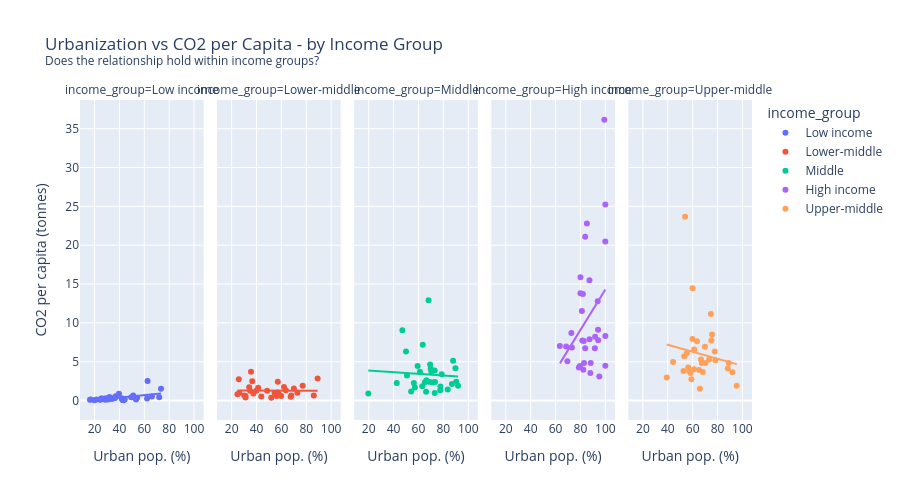
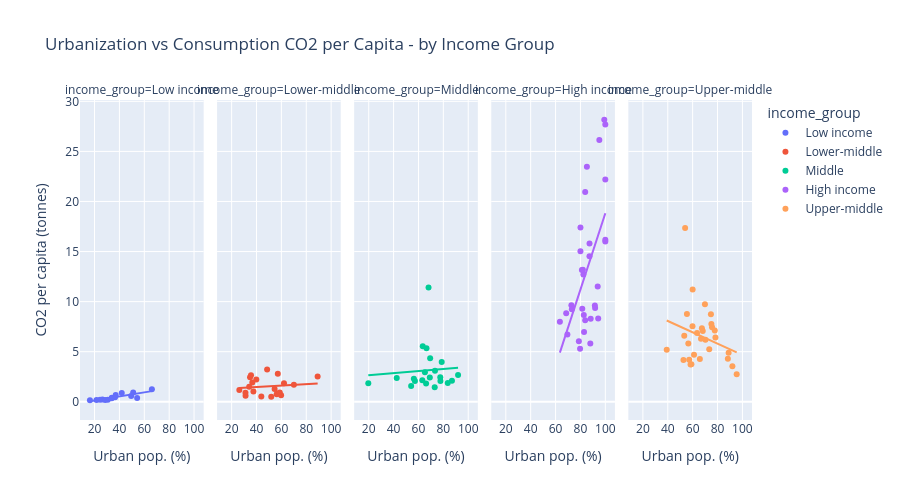

Source (notebook cell) for these figures, in order:
### Code cell
# Finding urbanization-CO2 link

# Split into income groups by GDP per capita
latest['income_group'] = pd.qcut(
    latest['gdp_per_capita'],
    q=5,
    labels=['Low income', 'Lower-middle', 'Middle', 'Upper-middle', 'High income']
)
latest = latest.dropna(subset=['income_group'])
fig = px.scatter(
    latest,
    x='urban_population_pct',
    y='co2_per_capita',
    color='income_group',
    hover_name='country',
    facet_col='income_group',
    trendline='ols',
    title='Urbanization vs CO2 per Capita - by Income Group<br>'
          '<sup>Does the relationship hold within income groups?</sup>',
    labels={
        'urban_population_pct': 'Urban pop. (%)',
        'co2_per_capita': 'CO2 per capita (tonnes)'
    },
    height=500
)
fig.show()

# Second chart with consumption co2
latest['income_group'] = pd.qcut(
    latest['gdp_per_capita'],
    q=5,
    labels=['Low income', 'Lower-middle', 'Middle', 'Upper-middle', 'High income']
)
latest = latest.dropna(subset=['income_group'])
fig = px.scatter(
    latest,
    x='urban_population_pct',
    y='consumption_co2_per_capita',
    color='income_group',
    hover_name='country',
    facet_col='income_group',
    trendline='ols',
    title='Urbanization vs Consumption CO2 per Capita - by Income Group<br>',
    labels={
        'urban_population_pct': 'Urban pop. (%)',
        'consumption_co2_per_capita': 'CO2 per capita (tonnes)'
    },
    height=500
)
fig.show()

# Correlation within each income group
print("Correlation (urban_pct vs co2_per_capita) by income group:")
for group in latest['income_group'].cat.categories:
    subset = latest[latest['income_group'] == group]
    corr = subset['urban_population_pct'].corr(subset['co2_per_capita'])
    print(f"  {group}: {corr:.3f} (n={len(subset)})")

# Correlation within each income group
print("\nCorrelation (urban_pct vs consumption_co2_per_capita) by income group:")
for group in latest['income_group'].cat.categories:
    subset = latest[latest['income_group'] == group]
    corr = subset['urban_population_pct'].corr(subset['consumption_co2_per_capita'])
    print(f"  {group}: {corr:.3f} (n={len(subset)})")

### Figure 1 — Plotly figure (JSON) as saved in the notebook; plotly's stock layout.template omitted (floating-point values rounded to 4 significant figures)
{"data": [{"hovertemplate": "<b>%{hovertext}</b><br><br>income_group=Low income<br>Urban pop. (%)=%{x}<br>CO2 per capita (tonnes)=%{y}<extra></extra>", "hovertext": ["Afghanistan", "Burundi", "Benin", "Burkina Faso", "Central African Republic", "Cameroon", "Democratic Republic of Congo", "Comoros", "Djibouti", "Ethiopia", "Guinea", "Gambia", "Guinea-Bissau", "Haiti", "Liberia", "Lesotho", "Madagascar", "Mali", "Mozambique", "Malawi", "Niger", "Nepal", "North Korea", "Rwanda", "Senegal", "Sierra Leone", "Syria", "Chad", "Togo", "Tanzania", "Uganda", "Yemen", "Zimbabwe"], "legendgroup": "Low income", "marker": {"color": "#636efa", "symbol": "circle"}, "mode": "markers", "name": "Low income", "orientation": "v", "showlegend": true, "type": "scatter", "x": [25.26, 19.93, 49.45, 26.36, 42.31, 54.26, 43.25, 32.06, 72.0, 21.63, 36.48, 62.21, 44.3, 52.63, 53.39, 39.63, 30.7, 29.02, 33.9, 16.3, 17.01, 66.11, 62.64, 24.5, 51.06, 43.21, 73.41, 24.73, 41.88, 33.85, 28.54, 35.7, 37.01], "xaxis": "x", "y": [0.285, 0.059, 0.424, 0.262, 0.066, 0.371, 0.045, 0.461, 0.419, 0.141, 0.331, 0.278, 0.155, 0.29, 0.151, 0.888, 0.131, 0.292, 0.206, 0.096, 0.128, 0.54, 2.509, 0.107, 0.644, 0.15, 1.537, 0.137, 0.317, 0.262, 0.125, 0.298, 0.547], "yaxis": "y"}, {"hovertemplate": "<b>OLS trendline</b><br>co2_per_capita = 0.0161556 * urban_population_pct + -0.265139<br>R<sup>2</sup>=0.280719<br><br>income_group=Low income<br>Urban pop. (%)=%{x}<br>CO2 per capita (tonnes)=%{y} <b>(trend)</b><extra></extra>", "legendgroup": "Low income", "marker": {"color": "#636efa", "symbol": "circle"}, "mode": "lines", "name": "Low income", "showlegend": false, "type": "scatter", "x": [16.3, 17.01, 19.93, 21.63, 24.5, 24.73, 25.26, 26.36, 28.54, 29.02, 30.7, 32.06, 33.85, 33.9, 35.7, 36.48, 37.01, 39.63, 41.88, 42.31, 43.21, 43.25, 44.3, 49.45, 51.06, 52.63, 53.39, 54.26, 62.21, 62.64, 66.11, 72.0, 73.41], "xaxis": "x", "y": [-0.001865, 0.009637, 0.05686, 0.08424, 0.1307, 0.1345, 0.143, 0.1607, 0.1959, 0.2037, 0.2309, 0.2529, 0.2818, 0.2826, 0.3117, 0.3242, 0.3328, 0.3752, 0.4114, 0.4183, 0.433, 0.4336, 0.4506, 0.5337, 0.5597, 0.5851, 0.5974, 0.6114, 0.7398, 0.7468, 0.8028, 0.898, 0.9209], "yaxis": "y"}, {"hovertemplate": "<b>%{hovertext}</b><br><br>income_group=Lower-middle<br>Urban pop. (%)=%{x}<br>CO2 per capita (tonnes)=%{y}<extra></extra>", "hovertext": ["Angola", "Bangladesh", "Bolivia", "Cote d'Ivoire", "Congo", "Cape Verde", "Cuba", "Ghana", "Guatemala", "Honduras", "India", "Jamaica", "Kenya", "Kyrgyzstan", "Cambodia", "Laos", "Saint Lucia", "Morocco", "Moldova", "Myanmar", "Mauritania", "Namibia", "Nigeria", "Nicaragua", "Pakistan", "Palestine", "Sao Tome and Principe", "Eswatini", "Tajikistan", "Venezuela", "Vietnam", "Zambia"], "legendgroup": "Lower-middle", "marker": {"color": "#EF553B", "symbol": "circle"}, "mode": "markers", "name": "Lower-middle", "orientation": "v", "showlegend": true, "type": "scatter", "x": [67.46, 31.12, 70.04, 51.84, 63.58, 72.88, 77.11, 56.22, 54.55, 56.87, 34.13, 57.11, 31.21, 34.82, 39.83, 36.62, 25.75, 62.09, 41.34, 30.16, 56.98, 48.55, 59.77, 58.7, 37.51, 86.07, 68.04, 24.67, 26.19, 89.14, 35.57, 43.86], "xaxis": "x2", "y": [0.495, 0.576, 1.55, 0.381, 1.335, 1.011, 1.904, 0.601, 0.988, 0.986, 1.727, 2.425, 0.383, 1.253, 1.255, 2.49, 2.734, 1.764, 1.666, 0.652, 1.039, 1.261, 0.584, 0.707, 0.917, 0.656, 0.657, 0.829, 0.967, 2.844, 3.697, 0.524], "yaxis": "y2"}, {"hovertemplate": "<b>OLS trendline</b><br>co2_per_capita = -0.000334393 * urban_population_pct + 1.29384<br>R<sup>2</sup>=0.000054<br><br>income_group=Lower-middle<br>Urban pop. (%)=%{x}<br>CO2 per capita (tonnes)=%{y} <b>(trend)</b><extra></extra>", "legendgroup": "Lower-middle", "marker": {"color": "#EF553B", "symbol": "circle"}, "mode": "lines", "name": "Lower-middle", "showlegend": false, "type": "scatter", "x": [24.67, 25.75, 26.19, 30.16, 31.12, 31.21, 34.13, 34.82, 35.57, 36.62, 37.51, 39.83, 41.34, 43.86, 48.55, 51.84, 54.55, 56.22, 56.87, 56.98, 57.11, 58.7, 59.77, 62.09, 63.58, 67.46, 68.04, 70.04, 72.88, 77.11, 86.07, 89.14], "xaxis": "x2", "y": [1.286, 1.285, 1.285, 1.284, 1.283, 1.283, 1.282, 1.282, 1.282, 1.282, 1.281, 1.281, 1.28, 1.279, 1.278, 1.277, 1.276, 1.275, 1.275, 1.275, 1.275, 1.274, 1.274, 1.273, 1.273, 1.271, 1.271, 1.27, 1.269, 1.268, 1.265, 1.264], "yaxis": "y2"}, {"hovertemplate": "<b>%{hovertext}</b><br><br>income_group=Middle<br>Urban pop. (%)=%{x}<br>CO2 per capita (tonnes)=%{y}<extra></extra>", "hovertext": ["Albania", "Armenia", "Bosnia and Herzegovina", "Brazil", "Barbados", "Botswana", "Colombia", "Costa Rica", "Dominica", "Dominican Republic", "Algeria", "Ecuador", "Egypt", "Gabon", "Equatorial Guinea", "Indonesia", "Iraq", "Jordan", "Lebanon", "Libya", "Sri Lanka", "Mexico", "North Macedonia", "Mongolia", "Peru", "Philippines", "Paraguay", "El Salvador", "Turkmenistan", "Tunisia", "Ukraine", "Uzbekistan", "South Africa"], "legendgroup": "Middle", "marker": {"color": "#00cc96", "symbol": "circle"}, "mode": "markers", "name": "Middle", "orientation": "v", "showlegend": true, "type": "scatter", "x": [57.14, 65.17, 49.97, 86.91, 59.3, 66.45, 77.64, 77.52, 71.85, 73.26, 73.05, 63.08, 42.52, 90.35, 70.39, 56.28, 69.87, 91.82, 89.73, 87.83, 19.66, 78.68, 61.16, 68.09, 83.53, 54.11, 66.12, 73.06, 47.05, 69.1, 69.38, 50.77, 63.44], "xaxis": "x3", "y": [1.694, 2.351, 6.314, 2.147, 4.457, 2.617, 1.823, 1.342, 2.331, 2.383, 3.886, 1.851, 2.253, 2.427, 3.722, 2.268, 4.086, 1.898, 4.155, 5.125, 0.905, 3.383, 3.729, 12.91, 1.438, 1.173, 1.127, 0.984, 9.051, 2.409, 4.635, 3.22, 7.188], "yaxis": "y3"}, {"hovertemplate": "<b>OLS trendline</b><br>co2_per_capita = -0.0105526 * urban_population_pct + 4.08339<br>R<sup>2</sup>=0.004177<br><br>income_group=Middle<br>Urban pop. (%)=%{x}<br>CO2 per capita (tonnes)=%{y} <b>(trend)</b><extra></extra>", "legendgroup": "Middle", "marker": {"color": "#00cc96", "symbol": "circle"}, "mode": "lines", "name": "Middle", "showlegend": false, "type": "scatter", "x": [19.66, 42.52, 47.05, 49.97, 50.77, 54.11, 56.28, 57.14, 59.3, 61.16, 63.08, 63.44, 65.17, 66.12, 66.45, 68.09, 69.1, 69.38, 69.87, 70.39, 71.85, 73.05, 73.06, 73.26, 77.52, 77.64, 78.68, 83.53, 86.91, 87.83, 89.73, 90.35, 91.82], "xaxis": "x3", "y": [3.876, 3.635, 3.587, 3.556, 3.548, 3.512, 3.49, 3.48, 3.458, 3.438, 3.418, 3.414, 3.396, 3.386, 3.382, 3.365, 3.354, 3.351, 3.346, 3.341, 3.325, 3.312, 3.312, 3.31, 3.265, 3.264, 3.253, 3.202, 3.166, 3.157, 3.137, 3.13, 3.114], "yaxis": "y3"}, {"hovertemplate": "<b>%{hovertext}</b><br><br>income_group=High income<br>Urban pop. (%)=%{x}<br>CO2 per capita (tonnes)=%{y}<extra></extra>", "hovertext": ["United Arab Emirates", "Australia", "Austria", "Belgium", "Bahrain", "Canada", "Switzerland", "Czechia", "Germany", "Denmark", "Spain", "Finland", "France", "United Kingdom", "Hong Kong", "Ireland", "Iceland", "Israel", "Italy", "Japan", "South Korea", "Kuwait", "Luxembourg", "Malta", "Netherlands", "Norway", "New Zealand", "Oman", "Qatar", "Saudi Arabia", "Singapore", "Sweden", "United States"], "legendgroup": "High income", "marker": {"color": "#ab63fa", "symbol": "circle"}, "mode": "markers", "name": "High income", "orientation": "v", "showlegend": true, "type": "scatter", "x": [85.2, 87.27, 68.54, 87.3, 100.0, 81.95, 82.34, 72.73, 81.47, 88.24, 79.7, 73.08, 78.71, 82.9, 100.0, 63.47, 94.14, 91.58, 69.52, 91.78, 81.18, 100.0, 93.86, 95.18, 94.25, 82.7, 83.81, 80.02, 99.16, 83.81, 100.0, 87.94, 80.0], "xaxis": "x4", "y": [22.78, 15.48, 6.97, 7.908, 25.24, 13.73, 3.975, 8.688, 7.739, 4.853, 4.441, 6.821, 4.272, 4.844, 4.474, 7.035, 9.107, 6.737, 5.051, 8.213, 11.52, 20.48, 12.8, 3.089, 7.766, 7.673, 6.728, 15.89, 36.15, 21.09, 8.309, 3.537, 13.82], "yaxis": "y4"}, {"hovertemplate": "<b>OLS trendline</b><br>co2_per_capita = 0.259923 * urban_population_pct + -11.7048<br>R<sup>2</sup>=0.113839<br><br>income_group=High income<br>Urban pop. (%)=%{x}<br>CO2 per capita (tonnes)=%{y} <b>(trend)</b><extra></extra>", "legendgroup": "High income", "marker": {"color": "#ab63fa", "symbol": "circle"}, "mode": "lines", "name": "High income", "showlegend": false, "type": "scatter", "x": [63.47, 68.54, 69.52, 72.73, 73.08, 78.71, 79.7, 80.0, 80.02, 81.18, 81.47, 81.95, 82.34, 82.7, 82.9, 83.81, 83.81, 85.2, 87.27, 87.3, 87.94, 88.24, 91.58, 91.78, 93.86, 94.14, 94.25, 95.18, 99.16, 100.0, 100.0, 100.0, 100.0], "xaxis": "x4", "y": [4.793, 6.111, 6.365, 7.198, 7.292, 8.754, 9.01, 9.088, 9.094, 9.395, 9.471, 9.596, 9.698, 9.792, 9.843, 10.08, 10.08, 10.44, 10.98, 10.99, 11.15, 11.23, 12.1, 12.15, 12.69, 12.76, 12.79, 13.04, 14.07, 14.29, 14.29, 14.29, 14.29], "yaxis": "y4"}, {"hovertemplate": "<b>%{hovertext}</b><br><br>income_group=Upper-middle<br>Urban pop. (%)=%{x}<br>CO2 per capita (tonnes)=%{y}<extra></extra>", "hovertext": ["Argentina", "Azerbaijan", "Bulgaria", "Belarus", "Chile", "China", "Cyprus", "Estonia", "Georgia", "Greece", "Croatia", "Hungary", "Iran", "Kazakhstan", "Lithuania", "Latvia", "Montenegro", "Mauritius", "Malaysia", "Panama", "Poland", "Portugal", "Romania", "Russia", "Serbia", "Slovakia", "Slovenia", "Seychelles", "Thailand", "Trinidad and Tobago", "Turkey", "Uruguay"], "legendgroup": "Upper-middle", "marker": {"color": "#FFA15A", "symbol": "circle"}, "mode": "markers", "name": "Upper-middle", "orientation": "v", "showlegend": true, "type": "scatter", "x": [91.94, 58.29, 73.32, 77.79, 88.3, 63.52, 66.72, 69.88, 59.0, 78.31, 56.53, 70.29, 75.6, 59.99, 67.43, 68.12, 65.25, 39.16, 75.05, 65.79, 59.87, 61.1, 52.61, 74.69, 61.22, 53.25, 55.38, 44.29, 57.24, 53.94, 88.93, 95.4], "xaxis": "x5", "y": [3.643, 3.559, 5.274, 6.323, 4.139, 7.641, 5.301, 6.918, 2.734, 5.194, 4.267, 4.832, 8.499, 14.46, 4.829, 3.682, 3.954, 2.961, 7.736, 1.527, 7.914, 4.025, 3.813, 11.15, 6.566, 5.715, 6.123, 4.965, 3.796, 23.66, 4.836, 1.906], "yaxis": "y5"}, {"hovertemplate": "<b>OLS trendline</b><br>co2_per_capita = -0.0450522 * urban_population_pct + 8.99458<br>R<sup>2</sup>=0.020541<br><br>income_group=Upper-middle<br>Urban pop. (%)=%{x}<br>CO2 per capita (tonnes)=%{y} <b>(trend)</b><extra></extra>", "legendgroup": "Upper-middle", "marker": {"color": "#FFA15A", "symbol": "circle"}, "mode": "lines", "name": "Upper-middle", "showlegend": false, "type": "scatter", "x": [39.16, 44.29, 52.61, 53.25, 53.94, 55.38, 56.53, 57.24, 58.29, 59.0, 59.87, 59.99, 61.1, 61.22, 63.52, 65.25, 65.79, 66.72, 67.43, 68.12, 69.88, 70.29, 73.32, 74.69, 75.05, 75.6, 77.79, 78.31, 88.3, 88.93, 91.94, 95.4], "xaxis": "x5", "y": [7.23, 6.999, 6.624, 6.596, 6.565, 6.499, 6.448, 6.416, 6.368, 6.337, 6.297, 6.292, 6.242, 6.236, 6.133, 6.055, 6.031, 5.989, 5.957, 5.926, 5.846, 5.828, 5.691, 5.629, 5.613, 5.589, 5.49, 5.467, 5.017, 4.988, 4.852, 4.697], "yaxis": "y5"}], "layout": {"annotations": [{"font": {}, "showarrow": false, "text": "income_group=Low income", "x": 0.092, "xanchor": "center", "xref": "paper", "y": 1, "yanchor": "bottom", "yref": "paper"}, {"font": {}, "showarrow": false, "text": "income_group=Lower-middle", "x": 0.296, "xanchor": "center", "xref": "paper", "y": 1, "yanchor": "bottom", "yref": "paper"}, {"font": {}, "showarrow": false, "text": "income_group=Middle", "x": 0.5, "xanchor": "center", "xref": "paper", "y": 1, "yanchor": "bottom", "yref": "paper"}, {"font": {}, "showarrow": false, "text": "income_group=High income", "x": 0.704, "xanchor": "center", "xref": "paper", "y": 1, "yanchor": "bottom", "yref": "paper"}, {"font": {}, "showarrow": false, "text": "income_group=Upper-middle", "x": 0.908, "xanchor": "center", "xref": "paper", "y": 1, "yanchor": "bottom", "yref": "paper"}], "height": 500, "legend": {"title": {"text": "income_group"}, "tracegroupgap": 0}, "title": {"text": "Urbanization vs CO2 per Capita - by Income Group<br><sup>Does the relationship hold within income groups?</sup>"}, "xaxis": {"anchor": "y", "domain": [0, 0.184], "title": {"text": "Urban pop. (%)"}}, "xaxis2": {"anchor": "y2", "domain": [0.204, 0.388], "matches": "x", "title": {"text": "Urban pop. (%)"}}, "xaxis3": {"anchor": "y3", "domain": [0.408, 0.592], "matches": "x", "title": {"text": "Urban pop. (%)"}}, "xaxis4": {"anchor": "y4", "domain": [0.612, 0.796], "matches": "x", "title": {"text": "Urban pop. (%)"}}, "xaxis5": {"anchor": "y5", "domain": [0.816, 1], "matches": "x", "title": {"text": "Urban pop. (%)"}}, "yaxis": {"anchor": "x", "domain": [0, 1], "title": {"text": "CO2 per capita (tonnes)"}}, "yaxis2": {"anchor": "x2", "domain": [0, 1], "matches": "y", "showticklabels": false}, "yaxis3": {"anchor": "x3", "domain": [0, 1], "matches": "y", "showticklabels": false}, "yaxis4": {"anchor": "x4", "domain": [0, 1], "matches": "y", "showticklabels": false}, "yaxis5": {"anchor": "x5", "domain": [0, 1], "matches": "y", "showticklabels": false}}}

### Figure 2 — Plotly figure (JSON) as saved in the notebook; plotly's stock layout.template omitted (floating-point values rounded to 4 significant figures)
{"data": [{"hovertemplate": "<b>%{hovertext}</b><br><br>income_group=Low income<br>Urban pop. (%)=%{x}<br>CO2 per capita (tonnes)=%{y}<extra></extra>", "hovertext": ["Afghanistan", "Burundi", "Benin", "Burkina Faso", "Central African Republic", "Cameroon", "Democratic Republic of Congo", "Comoros", "Djibouti", "Ethiopia", "Guinea", "Gambia", "Guinea-Bissau", "Haiti", "Liberia", "Lesotho", "Madagascar", "Mali", "Mozambique", "Malawi", "Niger", "Nepal", "North Korea", "Rwanda", "Senegal", "Sierra Leone", "Syria", "Chad", "Togo", "Tanzania", "Uganda", "Yemen", "Zimbabwe"], "legendgroup": "Low income", "marker": {"color": "#636efa", "symbol": "circle"}, "mode": "markers", "name": "Low income", "orientation": "v", "showlegend": true, "type": "scatter", "x": [25.26, 19.93, 49.45, 26.36, 42.31, 54.26, 43.25, 32.06, 72.0, 21.63, 36.48, 62.21, 44.3, 52.63, 53.39, 39.63, 30.7, 29.02, 33.9, 16.3, 17.01, 66.11, 62.64, 24.5, 51.06, 43.21, 73.41, 24.73, 41.88, 33.85, 28.54, 35.7, 37.01], "xaxis": "x", "y": [NaN, NaN, 0.571, 0.223, NaN, 0.379, NaN, NaN, NaN, 0.176, 0.445, NaN, NaN, NaN, NaN, NaN, 0.193, NaN, 0.395, 0.15, NaN, 1.244, NaN, 0.192, 0.929, NaN, NaN, NaN, 0.87, 0.352, 0.168, NaN, 0.675], "yaxis": "y"}, {"hovertemplate": "<b>OLS trendline</b><br>consumption_co2_per_capita = 0.0204044 * urban_population_pct + -0.286771<br>R<sup>2</sup>=0.696868<br><br>income_group=Low income<br>Urban pop. (%)=%{x}<br>CO2 per capita (tonnes)=%{y} <b>(trend)</b><extra></extra>", "legendgroup": "Low income", "marker": {"color": "#636efa", "symbol": "circle"}, "mode": "lines", "name": "Low income", "showlegend": false, "type": "scatter", "x": [16.3, 21.63, 24.5, 26.36, 28.54, 30.7, 33.85, 33.9, 36.48, 37.01, 41.88, 49.45, 51.06, 54.26, 66.11], "xaxis": "x", "y": [0.04574, 0.1545, 0.2132, 0.251, 0.2956, 0.3397, 0.404, 0.405, 0.4576, 0.4684, 0.5677, 0.7221, 0.755, 0.8203, 1.062], "yaxis": "y"}, {"hovertemplate": "<b>%{hovertext}</b><br><br>income_group=Lower-middle<br>Urban pop. (%)=%{x}<br>CO2 per capita (tonnes)=%{y}<extra></extra>", "hovertext": ["Angola", "Bangladesh", "Bolivia", "Cote d'Ivoire", "Congo", "Cape Verde", "Cuba", "Ghana", "Guatemala", "Honduras", "India", "Jamaica", "Kenya", "Kyrgyzstan", "Cambodia", "Laos", "Saint Lucia", "Morocco", "Moldova", "Myanmar", "Mauritania", "Namibia", "Nigeria", "Nicaragua", "Pakistan", "Palestine", "Sao Tome and Principe", "Eswatini", "Tajikistan", "Venezuela", "Vietnam", "Zambia"], "legendgroup": "Lower-middle", "marker": {"color": "#EF553B", "symbol": "circle"}, "mode": "markers", "name": "Lower-middle", "orientation": "v", "showlegend": true, "type": "scatter", "x": [67.46, 31.12, 70.04, 51.84, 63.58, 72.88, 77.11, 56.22, 54.55, 56.87, 34.13, 57.11, 31.21, 34.82, 39.83, 36.62, 25.75, 62.09, 41.34, 30.16, 56.98, 48.55, 59.77, 58.7, 37.51, 86.07, 68.04, 24.67, 26.19, 89.14, 35.57, 43.86], "xaxis": "x2", "y": [NaN, 0.894, 1.688, 0.497, NaN, NaN, NaN, 0.752, 1.264, 0.826, 1.487, 2.792, 0.598, 2.437, 2.228, 1.919, NaN, 1.852, NaN, NaN, NaN, 3.222, 0.641, 0.929, 1.024, NaN, NaN, NaN, 1.185, 2.528, 2.65, 0.518], "yaxis": "y2"}, {"hovertemplate": "<b>OLS trendline</b><br>consumption_co2_per_capita = 0.00715234 * urban_population_pct + 1.17458<br>R<sup>2</sup>=0.017105<br><br>income_group=Lower-middle<br>Urban pop. (%)=%{x}<br>CO2 per capita (tonnes)=%{y} <b>(trend)</b><extra></extra>", "legendgroup": "Lower-middle", "marker": {"color": "#EF553B", "symbol": "circle"}, "mode": "lines", "name": "Lower-middle", "showlegend": false, "type": "scatter", "x": [26.19, 31.12, 31.21, 34.13, 34.82, 35.57, 36.62, 37.51, 39.83, 43.86, 48.55, 51.84, 54.55, 56.22, 56.87, 57.11, 58.7, 59.77, 62.09, 70.04, 89.14], "xaxis": "x2", "y": [1.362, 1.397, 1.398, 1.419, 1.424, 1.429, 1.436, 1.443, 1.459, 1.488, 1.522, 1.545, 1.565, 1.577, 1.581, 1.583, 1.594, 1.602, 1.619, 1.676, 1.812], "yaxis": "y2"}, {"hovertemplate": "<b>%{hovertext}</b><br><br>income_group=Middle<br>Urban pop. (%)=%{x}<br>CO2 per capita (tonnes)=%{y}<extra></extra>", "hovertext": ["Albania", "Armenia", "Bosnia and Herzegovina", "Brazil", "Barbados", "Botswana", "Colombia", "Costa Rica", "Dominica", "Dominican Republic", "Algeria", "Ecuador", "Egypt", "Gabon", "Equatorial Guinea", "Indonesia", "Iraq", "Jordan", "Lebanon", "Libya", "Sri Lanka", "Mexico", "North Macedonia", "Mongolia", "Peru", "Philippines", "Paraguay", "El Salvador", "Turkmenistan", "Tunisia", "Ukraine", "Uzbekistan", "South Africa"], "legendgroup": "Middle", "marker": {"color": "#00cc96", "symbol": "circle"}, "mode": "markers", "name": "Middle", "orientation": "v", "showlegend": true, "type": "scatter", "x": [57.14, 65.17, 49.97, 86.91, 59.3, 66.45, 77.64, 77.52, 71.85, 73.26, 73.05, 63.08, 42.52, 90.35, 70.39, 56.28, 69.87, 91.82, 89.73, 87.83, 19.66, 78.68, 61.16, 68.09, 83.53, 54.11, 66.12, 73.06, 47.05, 69.1, 69.38, 50.77, 63.44], "xaxis": "x3", "y": [2.08, 2.958, NaN, 2.095, NaN, 5.346, 2.084, 2.445, NaN, 3.098, NaN, 2.143, 2.378, NaN, NaN, 2.292, NaN, 2.664, NaN, NaN, 1.855, 3.959, NaN, 11.41, 1.866, 1.566, 1.825, 1.449, NaN, 2.416, 4.353, NaN, 5.537], "yaxis": "y3"}, {"hovertemplate": "<b>OLS trendline</b><br>consumption_co2_per_capita = 0.0104657 * urban_population_pct + 2.43495<br>R<sup>2</sup>=0.005550<br><br>income_group=Middle<br>Urban pop. (%)=%{x}<br>CO2 per capita (tonnes)=%{y} <b>(trend)</b><extra></extra>", "legendgroup": "Middle", "marker": {"color": "#00cc96", "symbol": "circle"}, "mode": "lines", "name": "Middle", "showlegend": false, "type": "scatter", "x": [19.66, 42.52, 54.11, 56.28, 57.14, 63.08, 63.44, 65.17, 66.12, 66.45, 68.09, 69.1, 69.38, 73.06, 73.26, 77.52, 77.64, 78.68, 83.53, 86.91, 91.82], "xaxis": "x3", "y": [2.641, 2.88, 3.001, 3.024, 3.033, 3.095, 3.099, 3.117, 3.127, 3.13, 3.148, 3.158, 3.161, 3.2, 3.202, 3.246, 3.247, 3.258, 3.309, 3.345, 3.396], "yaxis": "y3"}, {"hovertemplate": "<b>%{hovertext}</b><br><br>income_group=High income<br>Urban pop. (%)=%{x}<br>CO2 per capita (tonnes)=%{y}<extra></extra>", "hovertext": ["United Arab Emirates", "Australia", "Austria", "Belgium", "Bahrain", "Canada", "Switzerland", "Czechia", "Germany", "Denmark", "Spain", "Finland", "France", "United Kingdom", "Hong Kong", "Ireland", "Iceland", "Israel", "Italy", "Japan", "South Korea", "Kuwait", "Luxembourg", "Malta", "Netherlands", "Norway", "New Zealand", "Oman", "Qatar", "Saudi Arabia", "Singapore", "Sweden", "United States"], "legendgroup": "High income", "marker": {"color": "#ab63fa", "symbol": "circle"}, "mode": "markers", "name": "High income", "orientation": "v", "showlegend": true, "type": "scatter", "x": [85.2, 87.27, 68.54, 87.3, 100.0, 81.95, 82.34, 72.73, 81.47, 88.24, 79.7, 73.08, 78.71, 82.9, 100.0, 63.47, 94.14, 91.58, 69.52, 91.78, 81.18, 100.0, 93.86, 95.18, 94.25, 82.7, 83.81, 80.02, 99.16, 83.81, 100.0, 87.94, 80.0], "xaxis": "x4", "y": [23.47, 14.54, 8.833, 15.8, 16.18, 13.18, 12.71, 9.648, 9.299, 8.292, 5.282, 9.247, 6.054, 6.977, 16.0, 7.986, NaN, 9.605, 6.714, 9.372, 13.15, 22.2, 11.51, 26.15, 8.326, 8.672, 8.148, 17.41, 28.16, 20.94, 27.69, 5.807, 15.03], "yaxis": "y4"}, {"hovertemplate": "<b>OLS trendline</b><br>consumption_co2_per_capita = 0.380804 * urban_population_pct + -19.2603<br>R<sup>2</sup>=0.312478<br><br>income_group=High income<br>Urban pop. (%)=%{x}<br>CO2 per capita (tonnes)=%{y} <b>(trend)</b><extra></extra>", "legendgroup": "High income", "marker": {"color": "#ab63fa", "symbol": "circle"}, "mode": "lines", "name": "High income", "showlegend": false, "type": "scatter", "x": [63.47, 68.54, 69.52, 72.73, 73.08, 78.71, 79.7, 80.0, 80.02, 81.18, 81.47, 81.95, 82.34, 82.7, 82.9, 83.81, 83.81, 85.2, 87.27, 87.3, 87.94, 88.24, 91.58, 91.78, 93.86, 94.25, 95.18, 99.16, 100.0, 100.0, 100.0, 100.0], "xaxis": "x4", "y": [4.91, 6.84, 7.213, 8.434, 8.571, 10.71, 11.09, 11.2, 11.21, 11.65, 11.76, 11.95, 12.1, 12.23, 12.31, 12.65, 12.66, 13.18, 13.97, 13.98, 14.23, 14.34, 15.61, 15.69, 16.48, 16.63, 16.99, 18.5, 18.82, 18.82, 18.82, 18.82], "yaxis": "y4"}, {"hovertemplate": "<b>%{hovertext}</b><br><br>income_group=Upper-middle<br>Urban pop. (%)=%{x}<br>CO2 per capita (tonnes)=%{y}<extra></extra>", "hovertext": ["Argentina", "Azerbaijan", "Bulgaria", "Belarus", "Chile", "China", "Cyprus", "Estonia", "Georgia", "Greece", "Croatia", "Hungary", "Iran", "Kazakhstan", "Lithuania", "Latvia", "Montenegro", "Mauritius", "Malaysia", "Panama", "Poland", "Portugal", "Romania", "Russia", "Serbia", "Slovakia", "Slovenia", "Seychelles", "Thailand", "Trinidad and Tobago", "Turkey", "Uruguay"], "legendgroup": "Upper-middle", "marker": {"color": "#FFA15A", "symbol": "circle"}, "mode": "markers", "name": "Upper-middle", "orientation": "v", "showlegend": true, "type": "scatter", "x": [91.94, 58.29, 73.32, 77.79, 88.3, 63.52, 66.72, 69.88, 59.0, 78.31, 56.53, 70.29, 75.6, 59.99, 67.43, 68.12, 65.25, 39.16, 75.05, 65.79, 59.87, 61.1, 52.61, 74.69, 61.22, 53.25, 55.38, 44.29, 57.24, 53.94, 88.93, 95.4], "xaxis": "x5", "y": [3.542, 3.729, 5.232, 7.107, 4.291, 6.871, 6.301, 9.726, 3.746, 6.41, 5.817, 6.203, 7.432, 11.22, 7.346, 7.061, NaN, 5.201, 7.759, 4.266, 7.549, 4.704, 4.176, 8.735, NaN, 6.588, 8.765, NaN, 4.189, 17.36, 4.892, 2.758], "yaxis": "y5"}, {"hovertemplate": "<b>OLS trendline</b><br>consumption_co2_per_capita = -0.056496 * urban_population_pct + 10.3296<br>R<sup>2</sup>=0.065830<br><br>income_group=Upper-middle<br>Urban pop. (%)=%{x}<br>CO2 per capita (tonnes)=%{y} <b>(trend)</b><extra></extra>", "legendgroup": "Upper-middle", "marker": {"color": "#FFA15A", "symbol": "circle"}, "mode": "lines", "name": "Upper-middle", "showlegend": false, "type": "scatter", "x": [39.16, 52.61, 53.25, 53.94, 55.38, 56.53, 57.24, 58.29, 59.0, 59.87, 59.99, 61.1, 63.52, 65.79, 66.72, 67.43, 68.12, 69.88, 70.29, 73.32, 74.69, 75.05, 75.6, 77.79, 78.31, 88.3, 88.93, 91.94, 95.4], "xaxis": "x5", "y": [8.117, 7.357, 7.321, 7.282, 7.201, 7.136, 7.096, 7.036, 6.996, 6.947, 6.941, 6.877, 6.741, 6.613, 6.56, 6.52, 6.481, 6.382, 6.358, 6.187, 6.11, 6.09, 6.059, 5.935, 5.906, 5.341, 5.305, 5.135, 4.94], "yaxis": "y5"}], "layout": {"annotations": [{"font": {}, "showarrow": false, "text": "income_group=Low income", "x": 0.092, "xanchor": "center", "xref": "paper", "y": 1, "yanchor": "bottom", "yref": "paper"}, {"font": {}, "showarrow": false, "text": "income_group=Lower-middle", "x": 0.296, "xanchor": "center", "xref": "paper", "y": 1, "yanchor": "bottom", "yref": "paper"}, {"font": {}, "showarrow": false, "text": "income_group=Middle", "x": 0.5, "xanchor": "center", "xref": "paper", "y": 1, "yanchor": "bottom", "yref": "paper"}, {"font": {}, "showarrow": false, "text": "income_group=High income", "x": 0.704, "xanchor": "center", "xref": "paper", "y": 1, "yanchor": "bottom", "yref": "paper"}, {"font": {}, "showarrow": false, "text": "income_group=Upper-middle", "x": 0.908, "xanchor": "center", "xref": "paper", "y": 1, "yanchor": "bottom", "yref": "paper"}], "height": 500, "legend": {"title": {"text": "income_group"}, "tracegroupgap": 0}, "title": {"text": "Urbanization vs Consumption CO2 per Capita - by Income Group<br>"}, "xaxis": {"anchor": "y", "domain": [0, 0.184], "title": {"text": "Urban pop. (%)"}}, "xaxis2": {"anchor": "y2", "domain": [0.204, 0.388], "matches": "x", "title": {"text": "Urban pop. (%)"}}, "xaxis3": {"anchor": "y3", "domain": [0.408, 0.592], "matches": "x", "title": {"text": "Urban pop. (%)"}}, "xaxis4": {"anchor": "y4", "domain": [0.612, 0.796], "matches": "x", "title": {"text": "Urban pop. (%)"}}, "xaxis5": {"anchor": "y5", "domain": [0.816, 1], "matches": "x", "title": {"text": "Urban pop. (%)"}}, "yaxis": {"anchor": "x", "domain": [0, 1], "title": {"text": "CO2 per capita (tonnes)"}}, "yaxis2": {"anchor": "x2", "domain": [0, 1], "matches": "y", "showticklabels": false}, "yaxis3": {"anchor": "x3", "domain": [0, 1], "matches": "y", "showticklabels": false}, "yaxis4": {"anchor": "x4", "domain": [0, 1], "matches": "y", "showticklabels": false}, "yaxis5": {"anchor": "x5", "domain": [0, 1], "matches": "y", "showticklabels": false}}}
